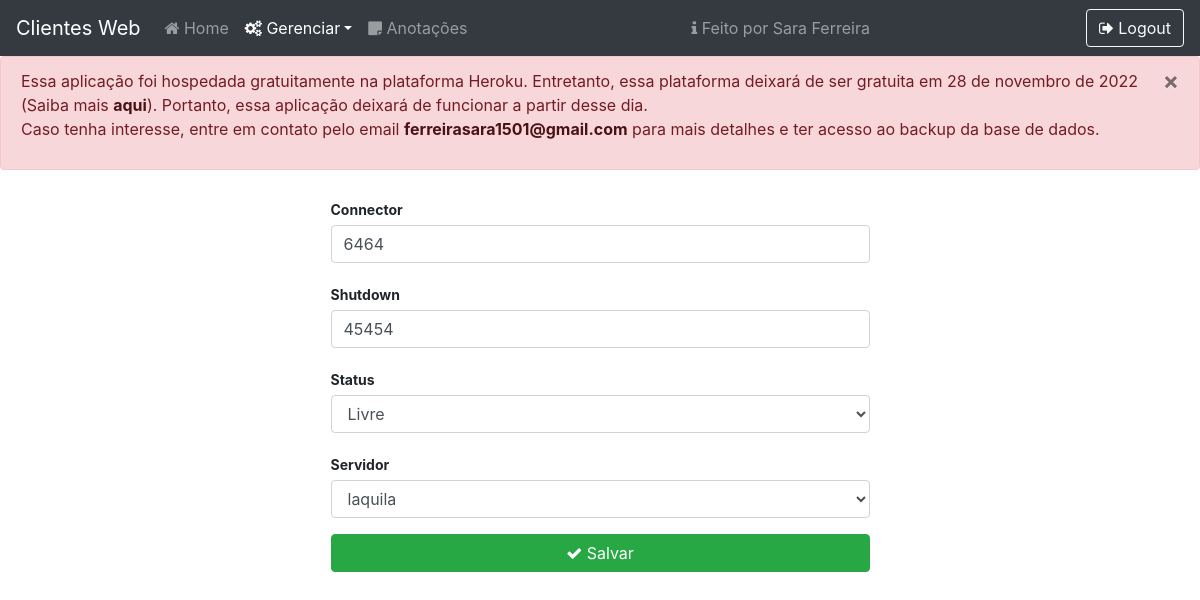
/manager/port/edit/76 (signed in), run on the app's committed database.
### core/models.py (models this page shows, shortened)
class Port(models.Model):
    STATUS = (
        (1, "Livre"),
        (2, "Em Uso")
    )
    connector = models.IntegerField('Connector Port')
    shutdown = models.IntegerField('Shutdown Port')
    status = models.IntegerField('Status', choices=STATUS, default=1)
    server = models.ForeignKey(Server, on_delete=models.CASCADE, null=True)

### core/views.py (the view)
# urls.py: path('manager/port/edit/<int:idPort>', editPort, name='editPort'),
def editPort(request, idPort):
    if str(request.user) != 'AnonymousUser':
        instance = get_object_or_404(Port, id=idPort)
        form = PortForm(request.POST or None, instance=instance)
        if form.is_valid():
            form.save()
            nextPage = request.POST['previousPage']
            return HttpResponseRedirect(nextPage)
        return render(request, 'edit-port.html', {'form': form})
    else:
        return loginUser(request)

### core/forms.py
class PortForm(forms.ModelForm):
    class Meta:
        model = Port
        fields = ['connector', 'shutdown', 'server', 'status']

### core/models.py (called while the page is built)
    def __str__(self):
        return self.name

### core/templatetags/custom_filters.py (called while the page is built)
@register.filter(name='addclass')
def addclass(value, arg):
    return value.as_widget(attrs={'class': arg})

### core/templates/edit-port.html (shortened to what this page needs)
{% load static %}
{% load custom_filters %}
<!DOCTYPE html>
<html lang="pt-br">
<head>
    <link rel="stylesheet" href="{% static 'css/style.css' %}">
    <link rel="stylesheet" href="https://cdnjs.cloudflare.com/ajax/libs/font-awesome/4.7.0/css/font-awesome.min.css">
    <link rel="stylesheet" href="https://stackpath.bootstrapcdn.com/bootstrap/4.5.0/css/bootstrap.min.css">
</head>
<body>
    <nav class="navbar stick-top navbar-expand-lg navbar-dark bg-dark">
        <a class="navbar-brand" href="{% url 'index' %}">Clientes Web</a>
        <div class="collapse navbar-collapse" id="navbarTogglerDemo03">
            <ul class="navbar-nav mr-auto mt-2 mt-lg-0 navbar-left">
                <li class="nav-item"><a class="nav-link" href="{% url 'index' %}"><i class="fa fa-home"></i> Home</a></li>
                <li class="nav-item dropdown">
                    <a class="nav-link active dropdown-toggle" id="navbarDropdown" role="button" data-toggle="dropdown" aria-haspopup="true" aria-expanded="false"><i class="fa fa-cogs"></i> Gerenciar</a>
                </li>
                <li class="nav-item"><a class="nav-link" href="{% url 'notes' %}"><i class="fa fa-sticky-note"></i> Anotações</a></li>
            </ul>
            <ul class="navbar-nav mr-auto mt-2 mt-lg-0 navbar-rigth">
                <li class="nav-item">
                    <a class="nav-link" href="https://github.com/ferreirasara/" target="_blank" rel="noreferrer"><i class="fa fa-info"></i> Feito por Sara Ferreira</a>
                </li>
            </ul>
            <a href="{% url 'logout' %}" type="button" class="btn btn-outline-light"><i class="fa fa-sign-out"></i> Logout</a>
        </div>
    </nav>
    <div class="alert alert-danger" role="alert">
        <button type="button" class="close" data-dismiss="alert" aria-label="Close">
            <span aria-hidden="true">&times;</span>
        </button>
        <p>
            Essa aplicação foi hospedada gratuitamente na plataforma Heroku.
            Entretanto, essa plataforma deixará de ser gratuita em 28 de novembro de 2022 (Saiba mais <a href="https://blog.heroku.com/next-chapter" class="alert-link" target="_blank" rel="noreferrer">aqui</a>).
            Portanto, essa aplicação deixará de funcionar a partir desse dia.
            <br/>Caso tenha interesse, entre em contato pelo email <a class="alert-link" href="mailto:ferreirasara1501@gmail.com">ferreirasara1501@gmail.com</a> para mais detalhes e ter acesso ao backup da base de dados.
        </p>
    </div>
    <div class="container">
        <div class="container justify-content-center w-50 p-2">
            <form method="post" class="form" autocomplete="off">{% csrf_token %}
                <div class="form-group">
                    <label class="col-form-label col-form-label-sm"><b>Connector</b></label>
                    {{ form.connector|addclass:"form-control" }}
                </div>
                <div class="form-group">
                    <label class="col-form-label col-form-label-sm"><b>Shutdown</b></label>
                    {{ form.shutdown|addclass:"form-control" }}
                </div>
                <div class="form-group">
                    <label class="col-form-label col-form-label-sm"><b>Status</b></label>
                    {{ form.status|addclass:"form-control" }}
                </div>
                <div class="form-group">
                    <label class="col-form-label col-form-label-sm"><b>Servidor</b></label>
                    {{ form.server|addclass:"form-control" }}
                </div>
                <button type="submit" class="btn btn-block btn-success mt-2"><i class="fa fa-check"></i> Salvar</button>
            </form>
        </div>
    </div>
</body>
</html>

### data on the page
Port: connector "6464", shutdown "45454", status "Livre", server "laquila"
